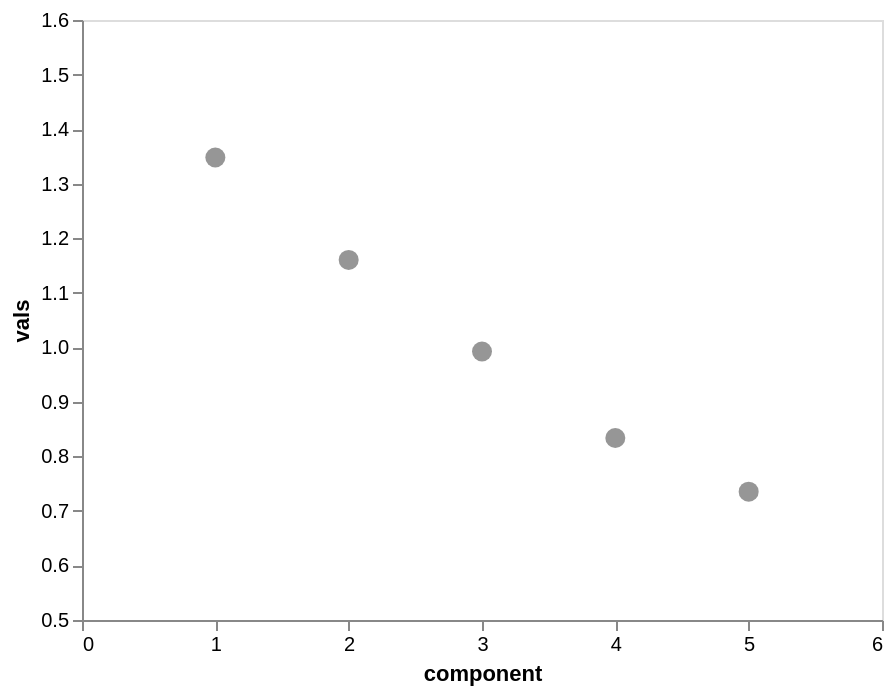

Source (notebook cell):
### Code cell
comp_lst = []
exp_var = []
for x in range(1,6):
    pca = PCA(n_components = x,random_state=42).fit(pcaDf)
    comp_lst.append(x)
    exp_var.append(list(pca.explained_variance_))
dict(zip(comp_lst,exp_var))
comps = pd.DataFrame.from_dict(dict(zip(comp_lst,exp_var[4])),orient='index')
comps.reset_index(inplace=True)
comps.columns=['component','vals']
comps

alt.Chart(comps).mark_circle(size=100,color='#696969').encode(
    alt.X('component',axis=alt.Axis(tickCount=len(comp_lst)+1,grid=False),scale=alt.Scale(domain=[0,6])),
    alt.Y('vals',axis=alt.Axis(grid=False),scale=alt.Scale(domain=[0.5,1.6])))

### Figure 1 — Vega-Lite specification as saved in the notebook (floating-point values rounded to 4 significant figures)
{"config": {"view": {"continuousWidth": 400, "continuousHeight": 300}}, "data": {"name": "data-f5361ad0c3650d0735981a945132fc2a"}, "mark": {"type": "circle", "color": "#696969", "size": 100}, "encoding": {"x": {"type": "quantitative", "axis": {"grid": false, "tickCount": 6}, "field": "component", "scale": {"domain": [0, 6]}}, "y": {"type": "quantitative", "axis": {"grid": false}, "field": "vals", "scale": {"domain": [0.5, 1.6]}}}, "$schema": "https://vega.github.io/schema/vega-lite/v4.8.1.json", "datasets": {"data-f5361ad0c3650d0735981a945132fc2a": [{"component": 1, "vals": 1.348}, {"component": 2, "vals": 1.16}, {"component": 3, "vals": 0.9923}, {"component": 4, "vals": 0.8337}, {"component": 5, "vals": 0.7353}]}}
